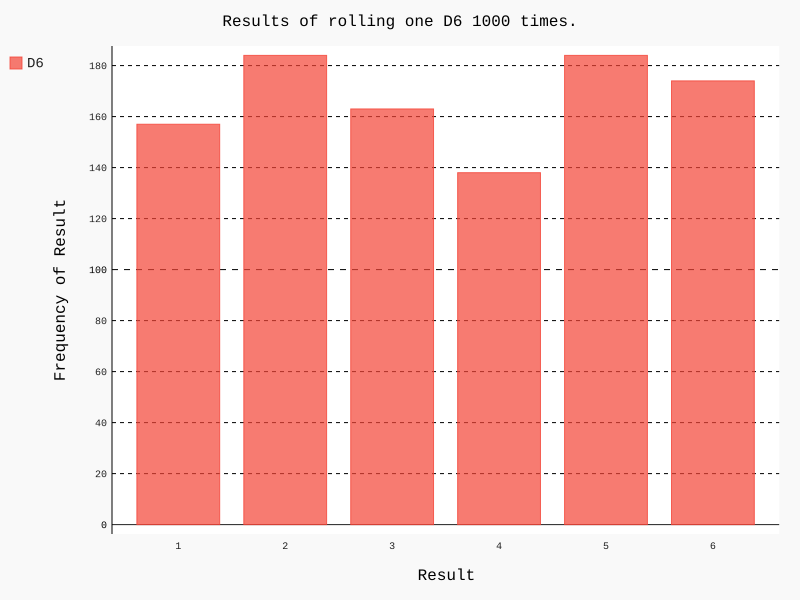

Write Python code to recreate this figure.
# Import this Main library for coding that allows saving resulted chart
# to a picture-file, thatis interactive when opend in browser
import pygal 
#Import our Die-сlass (Кубик с 6 сторонами по умолчанию)
from die import Die 
#=====================================================
# Create a D6-die (default) 
die = Die()
# Create empty list and store there our random die's results for 1000 attempts
results = []
for roll_num in range(1000):
    result = die.roll()
    results.append(result)
# print(results)
#------------------------------------------------------------------------
# Analyze the results.
frequencies = []
for value in range(1, die.num_sides+1):
    frequency = results.count(value)
    frequencies.append(frequency)
#print("====================== FREQUENCY ============================")
#print(frequencies)
#====================================================================
# Visualize the results.
hist = pygal.Bar()
# Tune chart
hist.title = "Results of rolling one D6 1000 times."
hist.x_labels = ['1', '2', '3', '4', '5', '6']
hist.x_title = "Result"
hist.y_title = "Frequency of Result"
# Add a series of values to the chart
hist.add('D6', frequencies) 
# Save resulted chart to file, which expects a filename 
# with the .svg extension. Notice that Pygal has made 
# the chart interactive: hover your cursor over any bar 
# in the chart and you’ll see the data associated with it. 
# This feature is particularly useful when plotting multiple 
# data sets on the same chart.
hist.render_to_file('Projects/RollingDiceWithPygal/die_visual.svg') 
